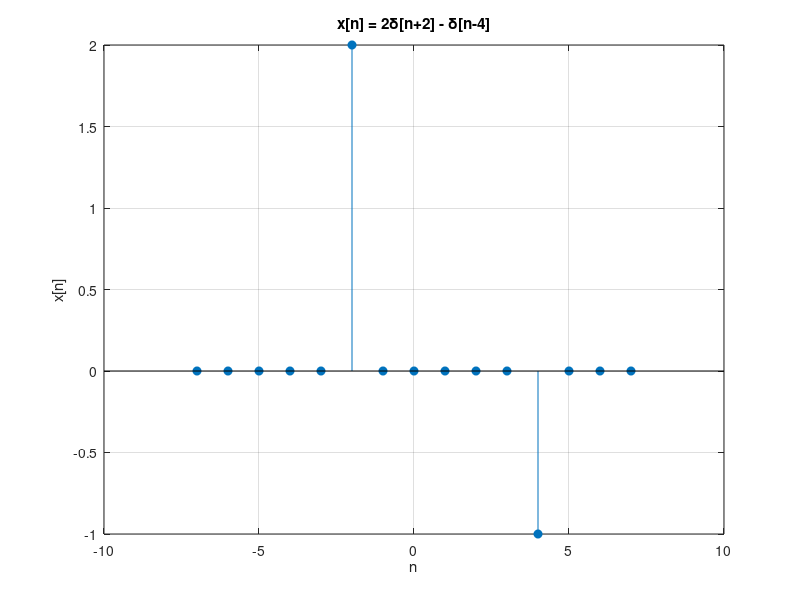

Here is the MATLAB script that generated this plot:
clc;
clear;
close all;

% Time index
n = -7:7;

% Unit impulse functions
delta1 = (n == -2);
delta2 = (n == 4);

% Given sequence
x = 2 * delta1 - delta2;

% Plot
stem(n, x, 'filled');
grid on;

xlabel('n');
ylabel('x[n]');
title('x[n] = 2\delta[n+2] - \delta[n-4]');

% Display values
disp('n values:');
disp(n);

disp('x[n] values:');
disp(x);
